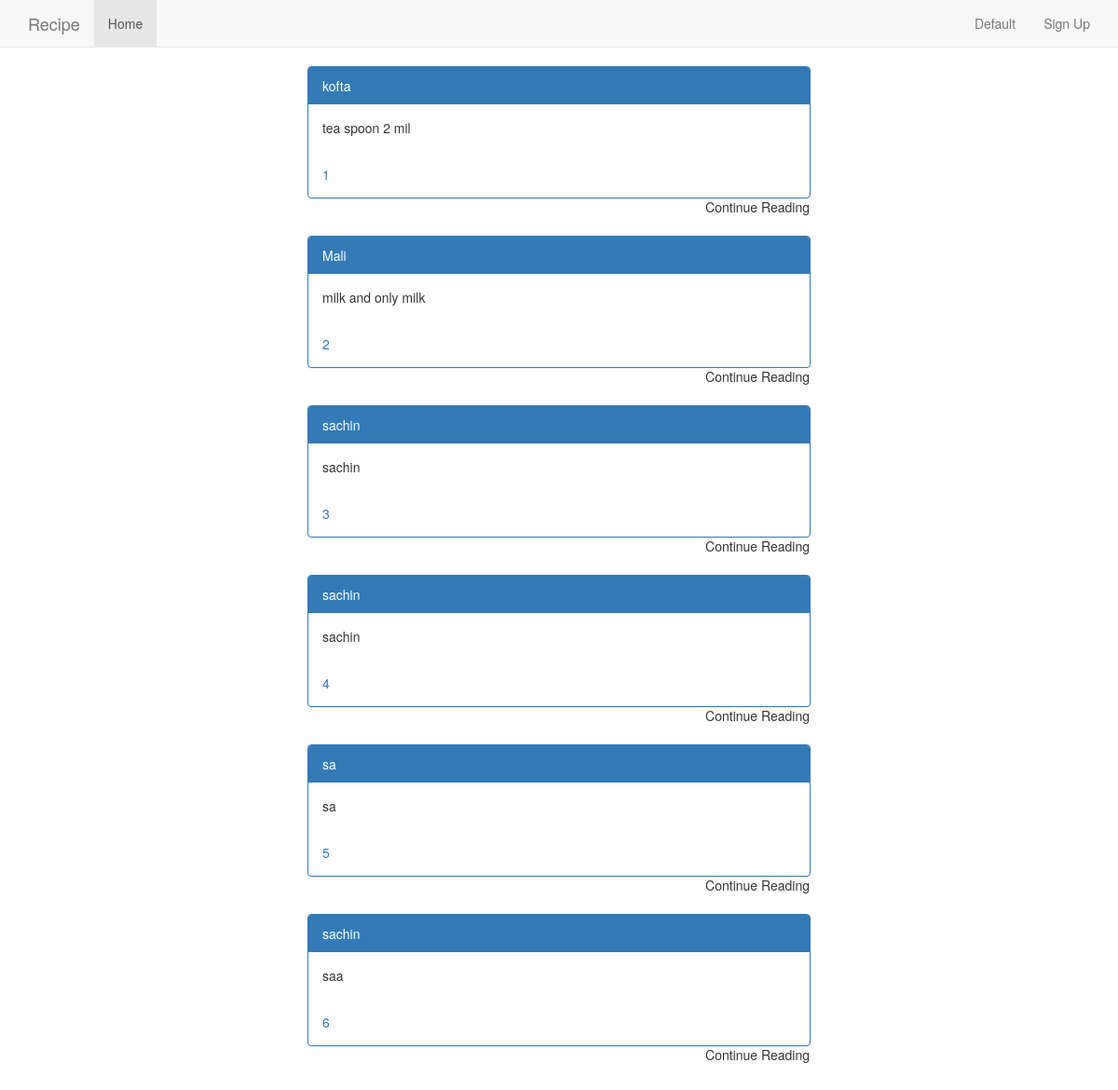
Screenshot of /allrecipe/ (signed in) with the database file from the repository.
### accounts/models.py (models this page shows, shortened)
class addRecipe(models.Model):
    username = models.CharField(max_length=220)
    recipe_name = models.CharField(max_length=220)
    recipe_add = models.TextField(max_length=220)
    updated = models.DateTimeField(auto_now=True,auto_now_add=False)
    timestamp = models.DateTimeField(auto_now_add=True,auto_now=False)
    def __str__(self):
        return self.recipe_name

### accounts/views.py (the view)
# urls.py: url(r'^allrecipe/', allrecipe, name='allrecipe'),
def allrecipe(request):
    if not request.user.is_authenticated():
        return redirect("login")
    queryset = addRecipe.objects.all()
    print(queryset)
    context = {
        "queryset": queryset,
    }
    return render(request, "allrecipe.html", context)

### accounts/templates/allrecipe.html
{% extends "base.html" %}
{% block content %}
            <div class="panel-group">
                       {% if queryset %}
        {% for insatnce in queryset %}
            <div class="panel  panel-primary class">
                    <div class="panel-heading">{{ insatnce.recipe_name }}</div>
                    <div class="panel-body">{{ insatnce.recipe_add }}</div>
                    <div class="panel-body"><a href="{% url 'commentrecipe' recipeid=insatnce.pk %}">{{ insatnce.pk }}</a>
                    </div>
                    <div class=" pull-right">Continue Reading</div>
                </div>
            <br><br>
        {% endfor %}
            </div>
    {% endif %}
{% endblock %}

### accounts/templates/base.html (shortened to what this page needs)
{% load staticfiles %}
<!DOCTYPE html>
<html lang="en">
<head>
    <link href="{% static 'css/bootstrap.min.css' %}" rel="stylesheet">
    <link href="{% static 'css/navbar-static-top.css' %}" rel="stylesheet">
</head>
<body>
<nav class="navbar navbar-default navbar-static-top">
    <div class="container">
        <div class="navbar-header">
            <a class="navbar-brand" href="#">Recipe</a>
        </div>
        <div id="navbar" class="navbar-collapse collapse">
            <ul class="nav navbar-nav">
                <li class="active"><a href="#">Home</a></li>
            </ul>
            <ul class="nav navbar-nav navbar-right">
                <li><a href="../navbar/">Default</a></li>
                <li><a href="../navbar-fixed-top/">Sign Up</a></li>
            </ul>
        </div>
    </div>
</nav>
<div class="container">
<div class="col-md-6 col-md-offset-3">
        {% block content %}
        {% endblock %}
</div>
</div>
</body>
</html>

### rows the page displays
addRecipe: recipe_name "kofta", recipe_add "tea spoon 2 mil", pk "1"
addRecipe: recipe_name "Mali", recipe_add "milk and only milk", pk "2"
addRecipe: recipe_name "sachin", recipe_add "sachin", pk "3"
addRecipe: recipe_name "sachin", recipe_add "sachin", pk "4"
addRecipe: recipe_name "sa", recipe_add "sa", pk "5"
addRecipe: recipe_name "sachin", recipe_add "saa", pk "6"
